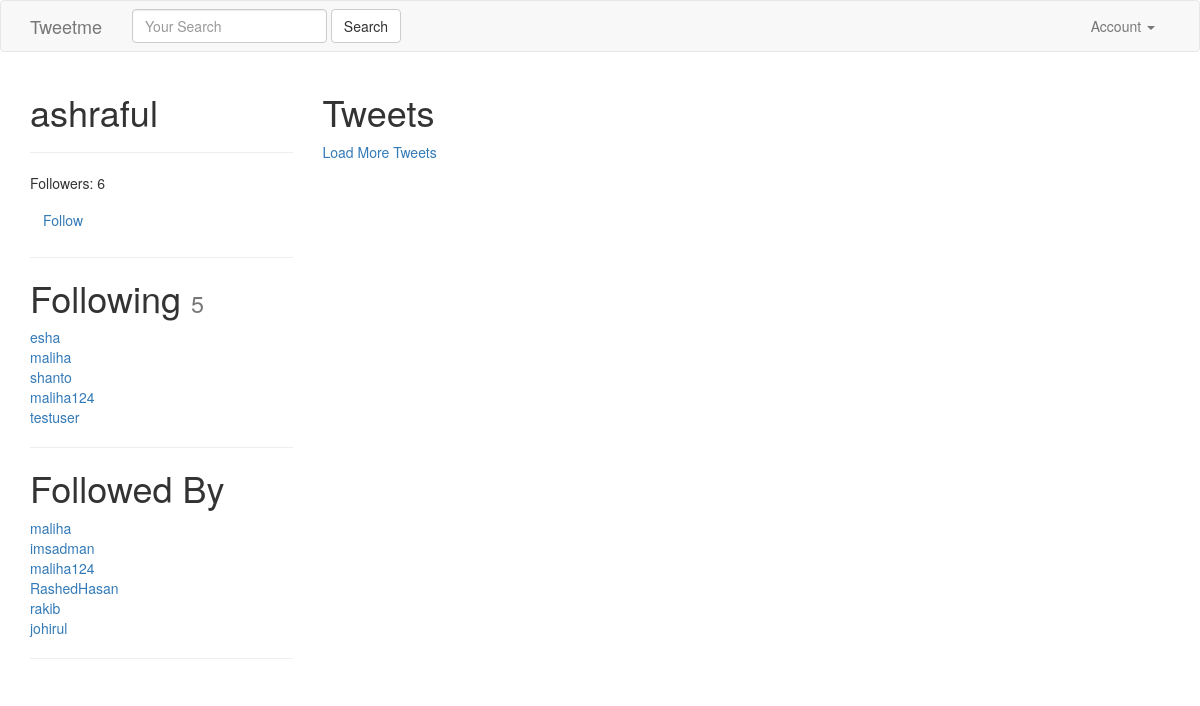
Page /ashraful/ (signed in) on the committed database.
### accounts/models.py (models this page shows, shortened)
class UserProfile(models.Model):
    user        = models.OneToOneField(settings.AUTH_USER_MODEL, related_name='profile') # user.profile
    following   = models.ManyToManyField(settings.AUTH_USER_MODEL, blank=True, related_name='followed_by')
    objects = UserProfileManager() # UserProfile.objects.all()
    def get_following(self):
        users  = self.following.all() # User.objects.all().exclude(username=self.user.username)
        return users.exclude(username=self.user.username)
    def get_follow_url(self):
        return reverse_lazy("profiles:follow", kwargs={"username":self.user.username})
    def get_absolute_url(self):
        return reverse_lazy("profiles:detail", kwargs={"username":self.user.username})

### accounts/views.py (the view)
# urls.py: url(r'^(?P<username>[\w.@+-]+)/$', UserDetailView.as_view(), name='detail'), #tweet/1/
class UserDetailView(DetailView):
    template_name = 'accounts/user_detail.html'
    queryset = User.objects.all()
    def get_object(self):
        return get_object_or_404(
                    User,
                    username__iexact=self.kwargs.get("username")
                    )
    def get_context_data(self, *args, **kwargs):
        context = super(UserDetailView, self).get_context_data(*args, **kwargs)
        following = UserProfile.objects.is_following(self.request.user, self.get_object())
        context['following'] = following
        context['recommended'] = UserProfile.objects.recommended(self.request.user)
        return context

### accounts/models.py (called while the page is built)
    def all(self):
        qs = self.get_queryset().all()
        try:
            if self.instance:
                qs = qs.exclude(user=self.instance)
        except:
            pass
        return qs

    def is_following(self, user, followed_by_user):
        user_profile, created = UserProfile.objects.get_or_create(user=user)
        if created:
            return False
        if followed_by_user in user_profile.following.all():
            return True
        return False

    def recommended(self, user, limit_to=10):
        print (user)
        profile = user.profile
        following = profile.following.all()
        following = profile.get_following()
        qs = self.get_queryset().exclude(user__in=following).exclude(id=profile.id).order_by("?")[:limit_to]
        return qs

### accounts/templates/accounts/user_detail.html (shortened to what this page needs)
{% extends "base.html" %}
{% block content %}
<div class='row'>
    <div class='col-sm-3 col-xs-12'>
        <h1>{{ object.username }} </h1>
        <hr/>
        <p>Followers: {{ object.followed_by.all.count }}</p>
        <p>
            <a class='btn btn-link' href='{{ object.profile.get_follow_url }}'>
                    {% if following %}Unfollow{% else %}Follow{% endif %}
                </a>
        </p>
         <hr/>
          <h1>Following <small>{{ object.profile.get_following.count }}</small></h1>
             {% for user in object.profile.get_following %}
             <a href='/{{ user.username }}'>{{ user.username }}</a><br/>
             {% empty %}
             <h4>Not following any users</h4>
             {% endfor %}
          <hr/>
          <h1>Followed By</h1>
             {% for profile in object.followed_by.all %}
             <a href='/{{ profile.user.username }}'>{{ profile.user.username }}</a><br/>
             {% empty %}
             <h4>Not followed by any users</h4>
             {% endfor %}
          <hr/>
    </div>
    <div class='col-sm-9 col-xs-12'>
         <h1>Tweets</h1>
          <a href='#' id='loadmore'>Load More Tweets</a>
     </div>
</div>
{% endblock content %}

### rows in the picture
UserProfile: user.username "maliha"
UserProfile: user.username "imsadman"
UserProfile: user.username "maliha124"
UserProfile: user.username "RashedHasan"
UserProfile: user.username "rakib"
UserProfile: user.username "johirul"

### other values in the picture
{{ object.username }} "ashraful"
{{ object.followed_by.all.count }} "6"
{{ object.profile.get_following.count }} "5"
{{ user.username }} "esha"
{{ user.username }} "maliha"
{{ user.username }} "shanto"
{{ user.username }} "maliha124"
{{ user.username }} "testuser"
